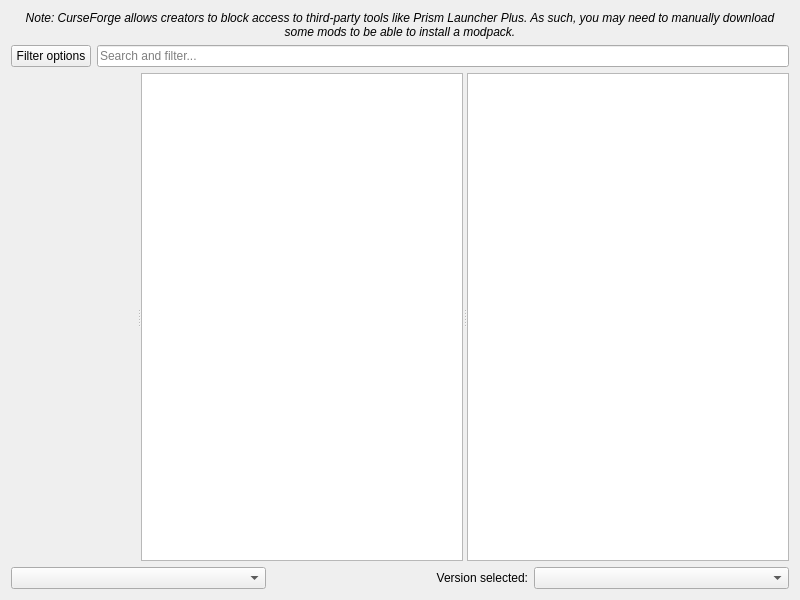
<?xml version="1.0" encoding="UTF-8"?>
<ui version="4.0">
 <class>FlamePage</class>
 <widget class="QWidget" name="FlamePage">
  <property name="geometry">
   <rect>
    <x>0</x>
    <y>0</y>
    <width>800</width>
    <height>600</height>
   </rect>
  </property>
  <layout class="QVBoxLayout" name="verticalLayout">
   <item>
    <widget class="QLabel" name="label_2">
     <property name="font">
      <font>
       <italic>true</italic>
      </font>
     </property>
     <property name="text">
      <string>Note: CurseForge allows creators to block access to third-party tools like Prism Launcher Plus. As such, you may need to manually download some mods to be able to install a modpack.</string>
     </property>
     <property name="alignment">
      <set>Qt::AlignCenter</set>
     </property>
     <property name="wordWrap">
      <bool>true</bool>
     </property>
    </widget>
   </item>
   <item>
    <layout class="QHBoxLayout" name="horizontalLayout">
     <item>
      <widget class="QPushButton" name="filterButton">
       <property name="text">
        <string>Filter options</string>
       </property>
      </widget>
     </item>
     <item>
      <widget class="QLineEdit" name="searchEdit">
       <property name="placeholderText">
        <string>Search and filter...</string>
       </property>
      </widget>
     </item>
    </layout>
   </item>
   <item>
    <widget class="QSplitter" name="splitter">
     <property name="sizePolicy">
      <sizepolicy hsizetype="Expanding" vsizetype="Expanding">
       <horstretch>0</horstretch>
       <verstretch>0</verstretch>
      </sizepolicy>
     </property>
     <property name="orientation">
      <enum>Qt::Horizontal</enum>
     </property>
     <widget class="QWidget" name="widget" native="true"/>
     <widget class="QListView" name="packView">
      <property name="horizontalScrollBarPolicy">
       <enum>Qt::ScrollBarAlwaysOff</enum>
      </property>
      <property name="alternatingRowColors">
       <bool>true</bool>
      </property>
      <property name="iconSize">
       <size>
        <width>48</width>
        <height>48</height>
       </size>
      </property>
      <property name="verticalScrollMode">
       <enum>QAbstractItemView::ScrollPerPixel</enum>
      </property>
     </widget>
     <widget class="ProjectDescriptionPage" name="packDescription">
      <property name="openExternalLinks">
       <bool>true</bool>
      </property>
      <property name="openLinks">
       <bool>true</bool>
      </property>
     </widget>
    </widget>
   </item>
   <item>
    <layout class="QHBoxLayout">
     <item>
      <widget class="QComboBox" name="sortByBox"/>
     </item>
     <item>
      <widget class="QLabel" name="label">
       <property name="text">
        <string>Version selected:</string>
       </property>
       <property name="alignment">
        <set>Qt::AlignRight|Qt::AlignTrailing|Qt::AlignVCenter</set>
       </property>
      </widget>
     </item>
     <item>
      <widget class="QComboBox" name="versionSelectionBox"/>
     </item>
    </layout>
   </item>
  </layout>
 </widget>
 <customwidgets>
  <customwidget>
   <class>ProjectDescriptionPage</class>
   <extends>QTextBrowser</extends>
   <header>ui/widgets/ProjectDescriptionPage.h</header>
  </customwidget>
 </customwidgets>
 <tabstops>
  <tabstop>packView</tabstop>
  <tabstop>packDescription</tabstop>
  <tabstop>sortByBox</tabstop>
  <tabstop>versionSelectionBox</tabstop>
 </tabstops>
 <resources/>
 <connections/>
</ui>
